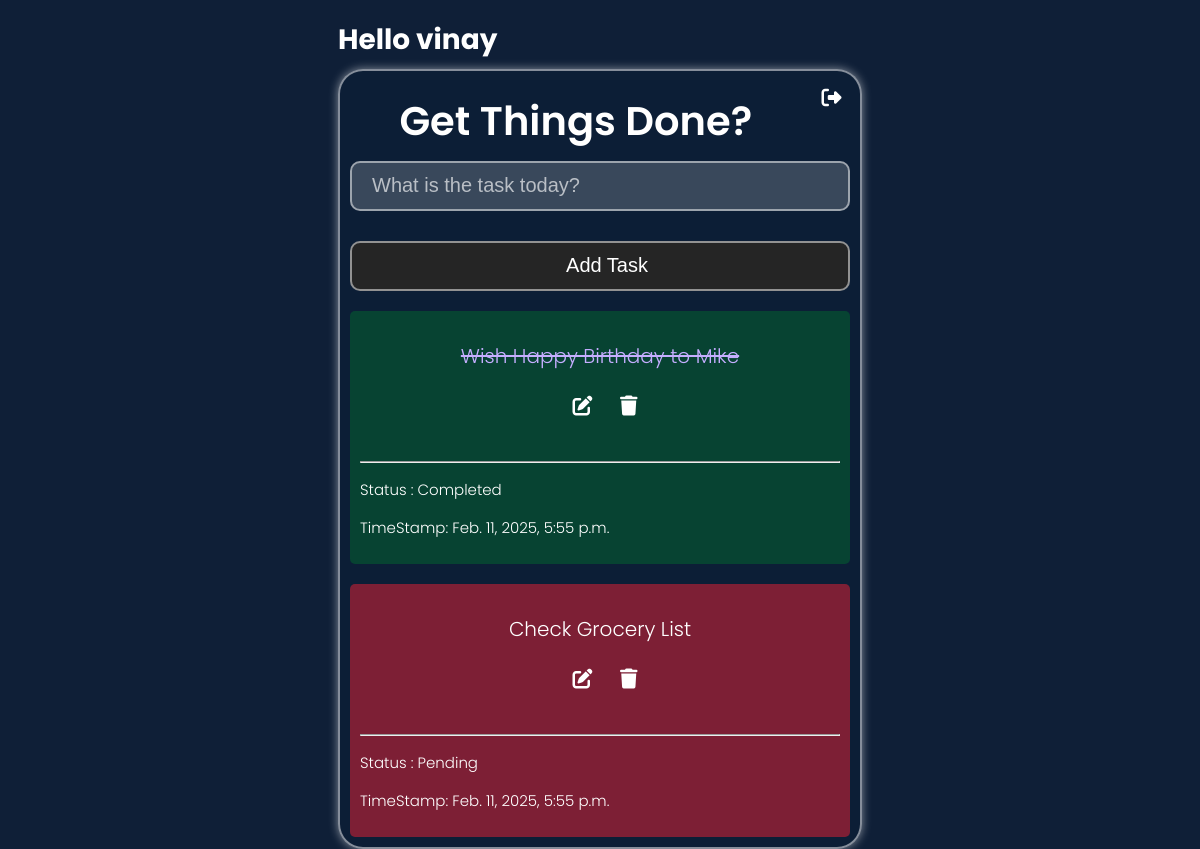
/todopage/ (signed in), run on the app's committed database.
### to_do/models.py (models this page shows)
class TODOO(models.Model):
    srno=models.AutoField(primary_key=True,auto_created=True)
    title=models.CharField(max_length=25)
    date=models.DateTimeField(auto_now_add=True)
    user=models.ForeignKey(User, on_delete=models.CASCADE)
    status = models.CharField(
        max_length=10,
        choices=[('P', 'Pending'), ('C', 'Completed')],
        default='P'
    )

### to_do/views.py (the view, shortened to what this page needs)
# urls.py: path('todopage/', views.todo),
@login_required(login_url='/login')
def todo(request):
    login_required(login_url='/login')
    res = models.TODOO.objects.filter(user=request.user).order_by('-date')
    return render(request, 'todo.html', {'res':res })

### to_do/templates/todo.html (shortened to what this page needs)
{% load static %}
<!DOCTYPE html>
<html lang="en">
<head>
    <link rel="stylesheet" href="{% static 'css/styles.css' %}">
    <link rel="stylesheet" href="{% static 'css/index.css' %}">
</head>
<body>
    <div class="signup-login">
        <div>
            <div>
                <h1>Hello {{user}}</h1>
            </div>
            <div class=" signup-box scr">
                <div class="heads">
                    <div class="heading">Get Things Done? </div>
                    <div class="anca"><a href="{% url 'signout' %}" class="sign"><i
                        class="fa-solid fa-right-from-bracket"></i></a></div>
                </div>
                <form method="post">
                    <input type="text" name="title" required class="todo-input inp"
                        placeholder="What is the task today?">
                    <input class="submit-button" type="submit" value="Add Task">
                </form>
                {% for todo in res %}
                <div class="Todo {% if todo.status == 'C' %}todo-green{% else %}todo-red{% endif %}" style="display: block;">
                    <p class="{% if  todo.status == 'C' %} completed {% endif %} ">{{todo.title}}</p>
                    <div>
                        <a href=" /edit_todo/{{todo.srno}} "><i class="fa-solid fa-pen-to-square"></i></a>
                        <a href=" /delete_todo/{{todo.srno}} "><i class="fa-solid fa-trash"></i></a>
                    </div>
                    <br>
                    <hr>
                    <div style="text-align: left; font-size: 15px;">
                        <p>Status : {% if todo.status == 'C' %}Completed{% else %}Pending{% endif %}</p>
                        <p>TimeStamp: {{todo.date}}</p>
                    </div>
                </div>
                {% endfor %}
            </div>
        </div>
    </div>
</body>
</html>

### to_do/static/css/styles.css (style rules this page uses)
h1 { color: #fff; margin-bottom: 0.5rem; font-size: 1.75rem; }
.todo-input { outline: none; background: none; border: 1px solid #8758ff; padding: 0.5rem 1rem; margin-top: 1rem; margin-bottom: 2rem; width: 300px; color: #fff; margin-right: 0; }
.todo-input::placeholder { color: #ffffff4d; }
.Todo { display: flex; justify-content: space-between; align-items: center; background: #ffff00a9; color: #fff; padding: 0.75px 1px; border-radius: 5px; margin-bottom: 1rem; cursor: pointer; font-size: 20px; font-weight: 300; margin: 10px; padding: 10px; text-align: center; margin-top: 20px; }
.fa-trash { margin-left: 0.75rem; }
.completed { color: #c5aeff; text-decoration: line-through; }
a { text-decoration: none; color: #fff; font-size: 20px; font-weight: 500; margin-left: 10px; margin-top: 20px; margin-bottom: 20px; }
.todo-green { background-color: rgba(2, 100, 48, 0.533); display: block; }
.todo-red { background-color: rgba(239, 33, 53, 0.499); display: block; }
.anca { font-size: 25px; margin-top: 7px; margin-right: -41px; }
.heads { display: flex; justify-content: space-evenly; }

### to_do/static/css/index.css (style rules this page uses)
body { margin: 0; padding: 0; background-color: #0f1f37; }
.signup-login { background-color: #0f1f37; width: 100%; height: 100%; overflow: hidden; font-size: 24px; color: #fff; font-family: Poppins; display: flex; justify-content: center; align-items: center; }
.signup-box { background-color:#031f3830; height: auto; width: 520px; display: block; margin-left: auto; margin-right: auto; border-radius: 25px; border-width: 2px; border-style: solid; border-color: rgba(255, 255, 255, 0.5); box-shadow: 0 0 10px rgba(255, 255, 255, 0.5); }
.heading { font-size: 40px; font-weight: 600; margin: 0; padding: 0; text-align: center; margin-top: 20px; }
.inp { margin: 10px; height: 50px; width: 500px; border-radius: 10px; border: none; padding-left: 20px; font-size: 20px; font-weight: 500; color: #ffffff; background-color: #ffffff30; border: 2px solid rgba(255, 255, 255, 0.5); box-sizing: border-box; }
.inp::placeholder { color: #ffffffa5; }
.submit-button { margin-top: 20px; margin-left: 10px; height: 50px; width: 500px; border-radius: 10px; border: none; padding-left: 20px; font-size: 20px; font-weight: 500; color: #fff; background-color: #252525; border: 2px solid rgba(255, 255, 255, 0.5); box-sizing: border-box; cursor: pointer; }
.anca { font-size: 25px; margin-top: 7px; margin-right: -41px; }
.heads { display: flex; justify-content: space-evenly; }
.completed { color: #c5aeff; text-decoration: line-through; }

### data on the page
TODOO: title "Wish Happy Birthday to Mike", status "Completed", date "Feb. 11, 2025, 5:55 p.m."
TODOO: title "Check Grocery List", status "Pending", date "Feb. 11, 2025, 5:55 p.m."

### other printed values
{{ user }} "vinay"
